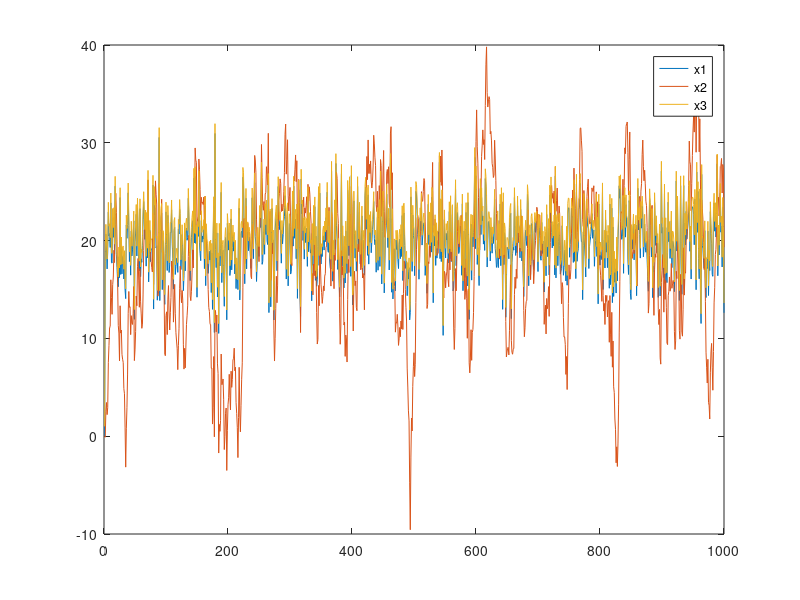

This chart was generated by the following MATLAB code:
mu = [20 50];
sigma = [10 0; 0 10];
R = chol(sigma);
% z = repmat(mu,10,1) + randn(10,2)*R;

simL = 1000;
x1 = zeros(simL,2);
x2 = x1;
x3 = x1;
for i = 2:simL
    rn = randn(1,2);
    rStep1 = rn + (mu-x1(i-1,:))/R;
    x1(i,:) = x1(i-1,:) + rStep1*R;
    
    rStep2 = rn + 0.1*(mu-x2(i-1,:))*inv(R);
    x2(i,:) = x2(i-1,:) + 1*rStep2*R;
    
    x3(i,:) = x2(i-1,:) + rn*R + 1*(mu-x2(i-1,:));
end


plot(x1(:,1))
hold on
plot(x2(:,1))
plot(x3(:,1)+1)
hold off
legend('x1','x2','x3')